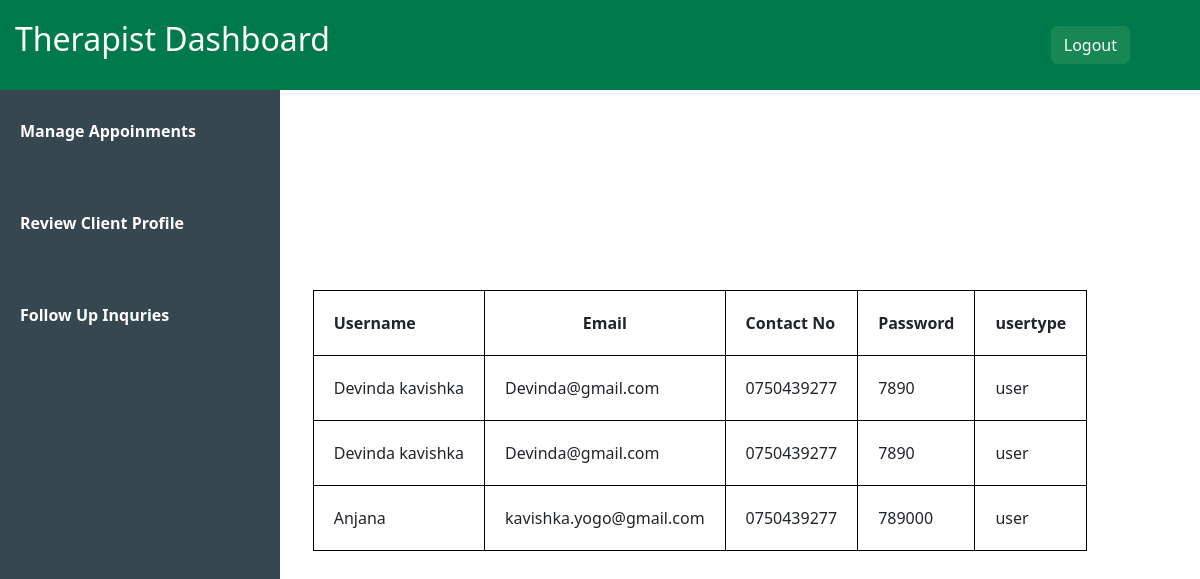
/Reviewuser.php, run on the app's committed database.
### tables this page shows
CREATE TABLE `signup` (
  `id` int(11) NOT NULL,
  `username` varchar(50) NOT NULL,
  `email` varchar(100) NOT NULL,
  `contact` varchar(20) NOT NULL,
  `password` varchar(255) NOT NULL,
  `usertype` enum('user','Therapist','admin') NOT NULL
);

### Reviewuser.php (the view, shortened to what this page needs)
<?php
require_once 'database.php';
$sql = "SELECT * FROM signup WHERE usertype='user'";
$result = mysqli_query($conn,$sql);
?>
<!DOCTYPE html>
<html lang="en">
<head>
    <link rel="stylesheet" type="text/css" href="style.css">
<link rel="stylesheet" href="https://cdn.jsdelivr.net/npm/bootstrap@5.3.3/dist/css/bootstrap.min.css"
integrity="sha384-QWTKZyjpPEjISv5WaRU9OFeRpok6YctnYmDr5pNlyT2bRjXh0JMhjY6hW+ALEwIH">
</head>
<body>
<?php include 'Therapist_header.php'; ?>
<?php include 'Therapist_sidebar.php'; ?>
<center>
<div style="margin-left:200px; margin-top:-550px;">
<table border="1px;">
<tr>
<th style="border:1px solid black; padding:20px;" >Username</th>
<th style="border:1px solid black; padding:20px; text-align: center;">Email</th>
<th style="border:1px solid black; padding:20px;">Contact No</th>
<th style="border:1px solid black; padding:20px;">Password</th>
<th style="border:1px solid black; padding:20px;">usertype</th>
</tr>
<?php
while($info=$result->fetch_assoc()){
?>
<tr>
<td style="border:1px solid black; padding:20px;"><?php echo $info['username']; ?></td>
<td style="border:1px solid black; padding:20px;"><?php echo $info['email']; ?></td>
<td style="border:1px solid black; padding:20px;"><?php echo $info['contact']; ?></td>
<td style="border:1px solid black; padding:20px;"><?php echo $info['password']; ?></td>
<td style="border:1px solid black; padding:20px;"><?php echo $info['usertype']; ?></td>
</tr>
<?php
}
?>
</center>
</body>
</html>

### style.css (style rules this page uses)
* { padding: 0; margin:0; }

### data on the page
signup: username "Devinda kavishka", email "Devinda@gmail.com", contact "0750439277", password "7890", usertype "user"
signup: username "Devinda kavishka", email "Devinda@gmail.com", contact "0750439277", password "7890", usertype "user"
signup: username "Anjana", email "kavishka.yogo@gmail.com", contact "0750439277", password "789000", usertype "user"
